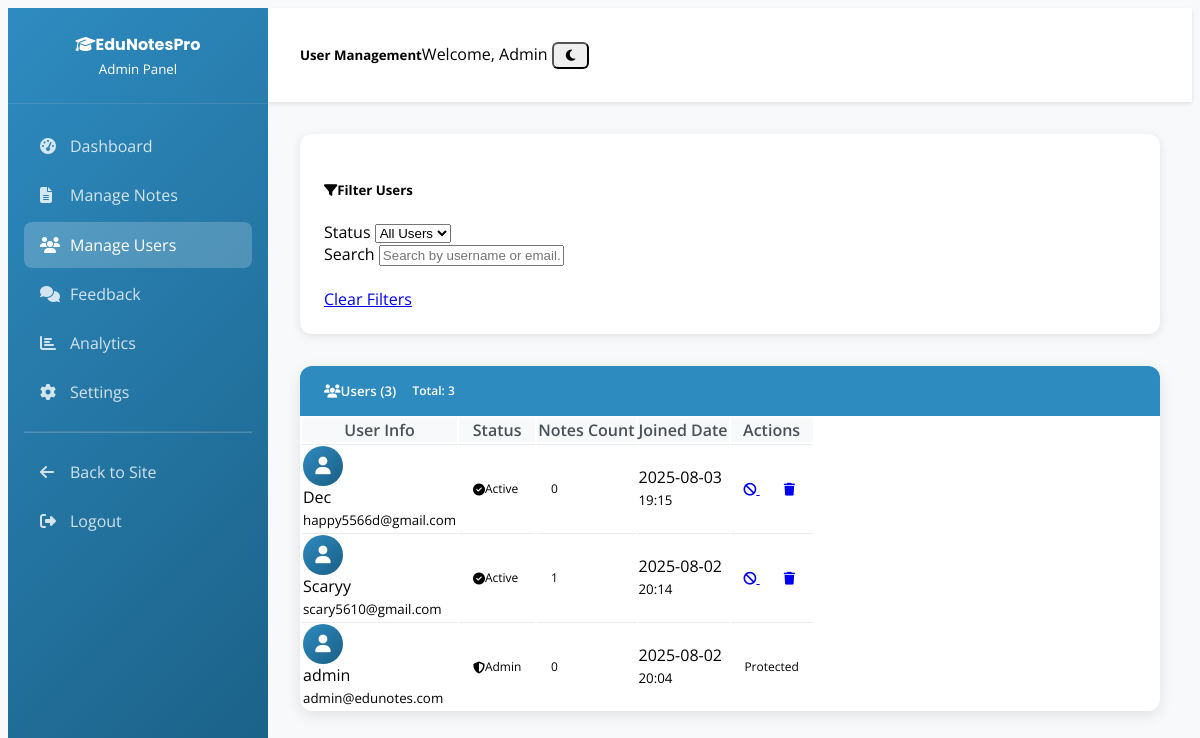
The app's page /admin/users (signed in) with its own data.
### models.py (models this page shows, shortened)
class User(UserMixin, db.Model):
    id = db.Column(db.Integer, primary_key=True)
    username = db.Column(db.String(80), unique=True, nullable=False)
    email = db.Column(db.String(120), unique=True, nullable=False)
    password_hash = db.Column(db.String(256), nullable=False)
    is_admin = db.Column(db.Boolean, default=False)
    is_blocked = db.Column(db.Boolean, default=False)
    created_at = db.Column(db.DateTime, default=datetime.utcnow)
    security_question = db.Column(db.String(200))
    security_answer = db.Column(db.String(200))
    notes = db.relationship('Note', backref='author', lazy=True, cascade='all, delete-orphan')
    ratings = db.relationship('Rating', backref='user', lazy=True, cascade='all, delete-orphan')
    comments = db.relationship('Comment', backref='user', lazy=True, cascade='all, delete-orphan')
    downloads = db.relationship('Download', backref='user', lazy=True, cascade='all, delete-orphan')

### routes.py (the view)
@app.route('/admin/users')
def admin_users():
    if 'user_id' not in session or not session.get('is_admin'):
        abort(403)
    status_filter = request.args.get('status', '')
    search_query = request.args.get('search', '')
    query = User.query
    if status_filter == 'blocked':
        query = query.filter_by(is_blocked=True)
    elif status_filter == 'active':
        query = query.filter_by(is_blocked=False)
    elif status_filter == 'admin':
        query = query.filter_by(is_admin=True)
    if search_query:
        query = query.filter(or_(
            User.username.contains(search_query),
            User.email.contains(search_query)
        ))
    users = query.order_by(desc(User.created_at)).all()
    return render_template('admin/users.html',
                         users=users,
                         current_status=status_filter,
                         current_search=search_query)

### templates/admin/users.html (shortened to what this page needs)
{% extends "admin/base.html" %}
{% block page_title %}User Management{% endblock %}
{% block content %}
<div class="filter-card">
    <h5 class="mb-3"><i class="fas fa-filter me-2"></i>Filter Users</h5>
    <form method="GET" class="row g-3">
        <div class="col-md-3">
            <label for="status" class="form-label">Status</label>
            <select name="status" class="form-select" onchange="this.form.submit()">
                <option value="">All Users</option>
            </select>
        </div>
        <div class="col-md-6">
            <label for="search" class="form-label">Search</label>
            <input type="text" name="search" class="form-control" placeholder="Search by username or email..."
                   value="{{ current_search }}" onchange="this.form.submit()">
        </div>
        <div class="col-md-3">
            <label class="form-label">&nbsp;</label>
            <div class="d-grid">
                <a href="{{ url_for('admin_users') }}" class="btn btn-outline-secondary">Clear Filters</a>
            </div>
        </div>
    </form>
</div>
<div class="admin-table">
    <h5 class="table-header d-flex justify-content-between align-items-center">
        <span><i class="fas fa-users me-2"></i>Users ({{ users|length }})</span>
        <span class="badge bg-light text-dark">Total: {{ users|length }}</span>
    </h5>
    <div class="table-responsive">
        <table class="table table-hover mb-0">
            <thead>
                <tr>
                    <th>User Info</th>
                    <th>Status</th>
                    <th>Notes Count</th>
                    <th>Joined Date</th>
                    <th>Actions</th>
                </tr>
            </thead>
            <tbody>
                {% for user in users %}
                <tr>
                    <td>
                        <div class="d-flex align-items-center">
                            <div class="avatar-circle me-3">
                                <i class="fas fa-user"></i>
                            </div>
                            <div>
                                <div class="fw-bold">{{ user.username }}</div>
                                <small class="text-muted">{{ user.email }}</small>
                            </div>
                        </div>
                    </td>
                    <td>
                        {% if user.is_admin %}
                            <span class="badge bg-danger">
                                <i class="fas fa-shield-alt me-1"></i>Admin
                            </span>
                        {% elif user.is_blocked %}
                            <span class="badge bg-warning">
                                <i class="fas fa-ban me-1"></i>Blocked
                            </span>
                        {% else %}
                            <span class="badge bg-success">
                                <i class="fas fa-check-circle me-1"></i>Active
                            </span>
                        {% endif %}
                    </td>
                    <td>
                        <span class="badge bg-info">{{ user.notes|length }}</span>
                    </td>
                    <td>
                        <div>{{ user.created_at.strftime('%Y-%m-%d') if user.created_at else 'Unknown' }}</div>
                        <small class="text-muted">{{ user.created_at.strftime('%H:%M') if user.created_at else '' }}</small>
                    </td>
                    <td>
                        <div class="btn-group" role="group">
                            {% if not user.is_admin %}
                                {% if user.is_blocked %}
                                    <a href="{{ url_for('unblock_user', user_id=user.id) }}"
                                       class="btn btn-success btn-sm" title="Unblock User">
                                        <i class="fas fa-unlock"></i>
                                    </a>
                                {% else %}
                                    <a href="{{ url_for('block_user', user_id=user.id) }}"
                                       class="btn btn-warning btn-sm" title="Block User"
                                       data-confirm="Are you sure you want to block {{ user.username }}?">
                                        <i class="fas fa-ban"></i>
                                    </a>
                                {% endif %}
                                <a href="{{ url_for('delete_user', user_id=user.id) }}"
                                   class="btn btn-danger btn-sm" title="Delete User"
                                   data-confirm="Are you sure you want to permanently delete {{ user.username }}? This cannot be undone.">
                                    <i class="fas fa-trash"></i>
                                </a>
                            {% else %}
                                <span class="badge bg-secondary">Protected</span>
                            {% endif %}
                        </div>
                    </td>
                </tr>
                {% endfor %}
            </tbody>
        </table>
    </div>
</div>
{% endblock %}

### templates/admin/base.html (style rules this page uses)
:root { --primary-color: #2E8BC0; --accent-color: #F9A826; --sidebar-bg: #1a1a1a; --sidebar-width: 260px; }
body { font-family: 'Open Sans', sans-serif; background-color: #f8f9fa; }
.admin-table { background: white; border-radius: 12px; overflow: hidden; box-shadow: 0 4px 15px rgba(0,0,0,0.1); }
.table-header { background: var(--primary-color); color: white; padding: 1rem 1.5rem; margin: 0; font-weight: 600; }
.table th { border: none; font-weight: 600; color: #495057; background: #f8f9fa; }
.table td { border-top: 1px solid #e9ecef; vertical-align: middle; }
.badge { font-size: 0.75rem; padding: 0.4rem 0.8rem; border-radius: 20px; }
.btn-sm { padding: 0.25rem 0.75rem; font-size: 0.8rem; border-radius: 6px; }
.filter-card { background: white; border-radius: 12px; padding: 1.5rem; box-shadow: 0 2px 10px rgba(0,0,0,0.1); margin-bottom: 2rem; }

### templates/admin/users.html (style rules this page uses)
.avatar-circle { width: 40px; height: 40px; background: linear-gradient(135deg, #2E8BC0, #1a5f85); border-radius: 50%; display: flex; align-items: center; justify-content: center; color: white; font-size: 1.1rem; }

### records on screen
User: username "Dec", email "happy5566d@gmail.com", is_admin False (drawn), notes|length "0", created_at "2025-08-03", created_at "19:15"
User: username "Scaryy", email "scary5610@gmail.com", is_admin False (drawn), notes|length "1", created_at "2025-08-02", created_at "20:14"
User: username "admin", email "admin@edunotes.com", is_admin True (drawn), notes|length "0", created_at "2025-08-02", created_at "20:04"

### other values on screen
{{ users|length }} "3"
